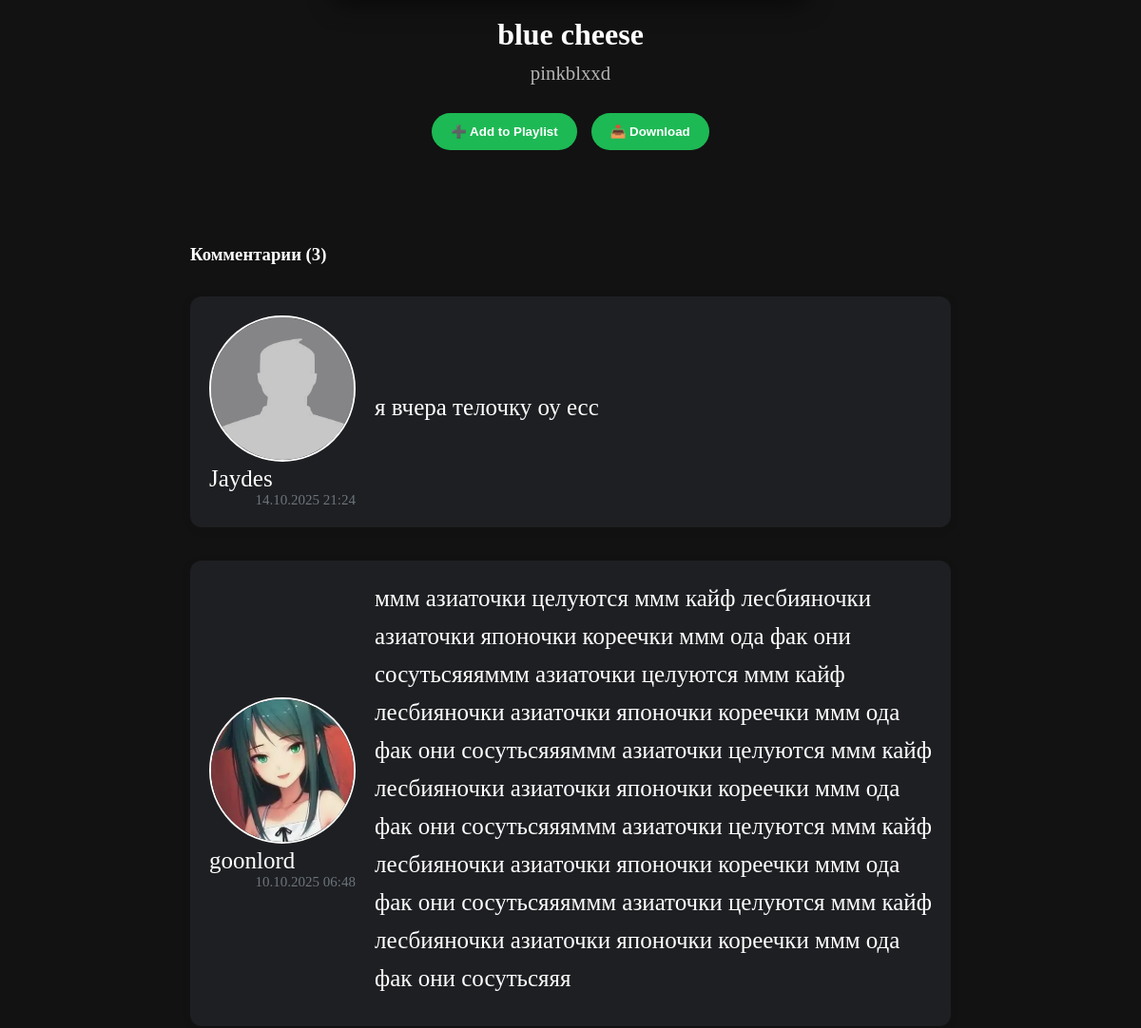
Page /track/1 (middle part) on the earlier database version.
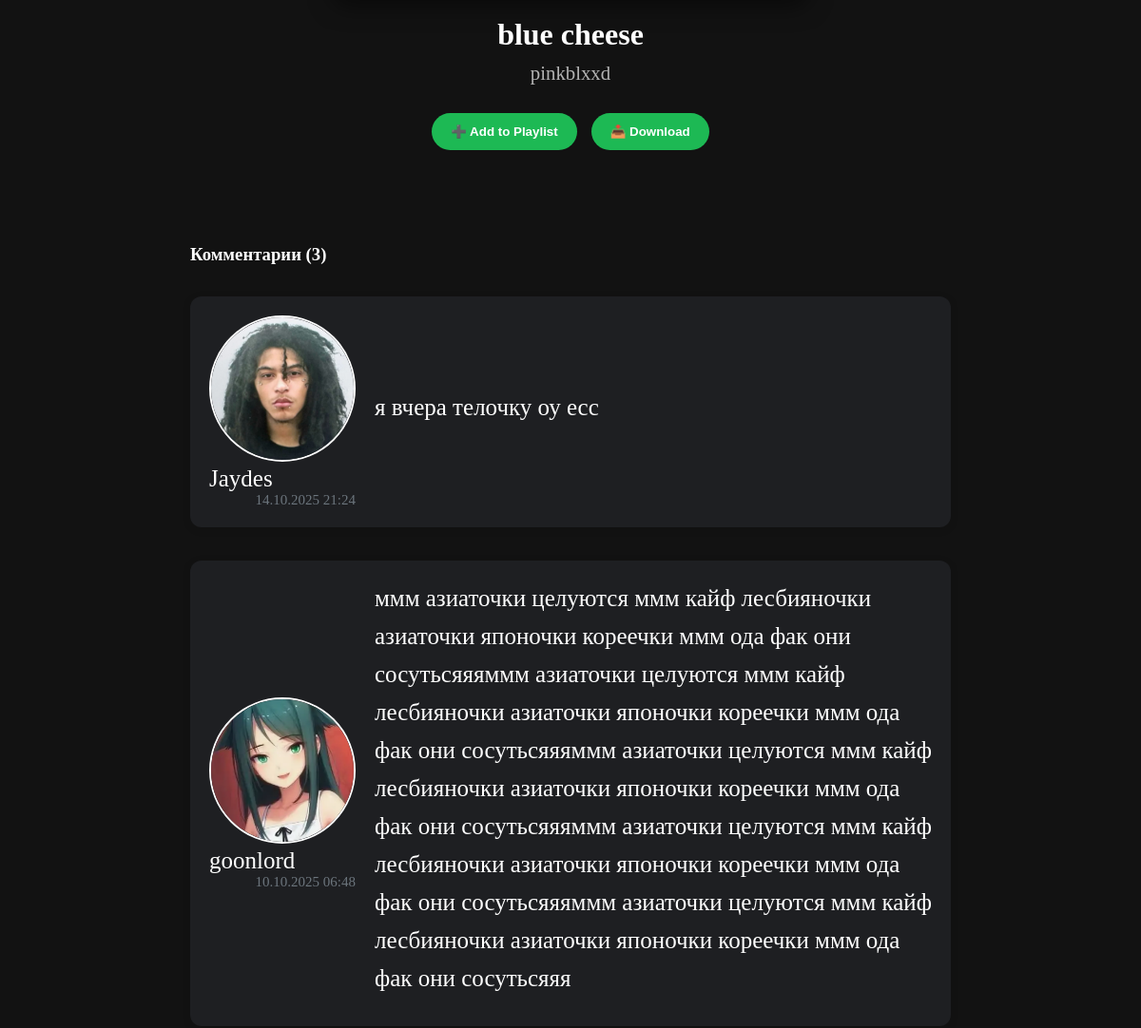
Same page on the later database version.
### WaveBox/models.py (models this page shows, shortened)
class Comment(models.Model):
    track = models.ForeignKey("Track", on_delete=models.CASCADE)
    user = models.ForeignKey(settings.AUTH_USER_MODEL, on_delete=models.CASCADE)
    text = models.TextField()
    date = models.DateTimeField(auto_now_add=True)

### Users/models.py (models this page shows, shortened)
class CustomUser(AbstractUser):
    username = models.CharField(max_length=20, unique=True)
    avatar = models.ImageField(upload_to="images/user_avatars", default="images/user_avatars/noavatar.png")
    bio = models.TextField(max_length=50, blank=True)

### WaveBox/views.py (the view, shortened to what this page needs)
# urls.py: path("track/<int:track_id>", track, name="track" ),
def track(request, track_id):
    comments = Comment.objects.filter(track_id=track_id).order_by("-date")
    track = Track.objects.get(pk=track_id)
    form = CommentForm
    if request.session.get("comment_wrote"):
        del request.session["comment_wrote"]
        comment_wrote = True
    else:
        comment_wrote = False
    return render(request, 'track.html', {"t": track, "comments": comments, "form": form, "comment_wrote": comment_wrote})

### WaveBox/models.py (called while the page is built)
    def like_count(self):
        return self.liked_by.count()

### templates/track.html (shortened to what this page needs)
{% extends 'base.html' %}
{% load static %}
{% block head %}
    <link rel="stylesheet" href="{% static "MainApp/css/track.css" %}">
{% endblock %}
{% block body %}
    <div class="track-page-container">
        <div class="track-player">
            <div class="track-item">
                <div class="track-info">
                    <h3 class="track-name">{{ t.name }}</h3>
                    <a href="/profile/{{ t.author }}"><h3 class="track-author">{{ t.author }}</h3></a>
                </div>
            </div>
            <div class="track-actions">
                <button class="action-btn add-to-playlist-btn">➕ Add to Playlist</button>
                <button class="action-btn download-btn">📥 Download</button>
            </div>
        </div>
    </div>
        <div class="comment-section">
            <h3>Комментарии ({{ comments|length }})</h3>
            {% for c in comments %}
                <div class="comment">
                <div class="avatar-username">
                    <div class="comment-avatar"><a href="/profile/{{ c.user.username }}"><img class="user-avatar" width="150px" height="150" src="{% if c.user.avatar %}{{ c.user.avatar.url }}{% else %}/media/images/user_avatars/noavatar.png{% endif %}"></a></div>
                    <div><a class="username" href="/profile/{{ c.user.username }}">{{ c.user.username }}
                    </a>
                    <div class="comment-meta">
                        <span class="comment-date">{{ c.date|date:"d.m.Y H:i" }}</span>
                    </div>
                    </div>
                </div>
                    <div class="comment-text">{{ c.text }}</div>
                </div>
            {% empty %}
                <p class="no-comments">Пока нет комментариев. Будьте первым!</p>
            {% endfor %}
        </div>
{% endblock %}

Differences in the rows shown:
changed through a linked row, Comment "я вчера телочку оу есс": user.avatar: picture added in place of a placeholder
